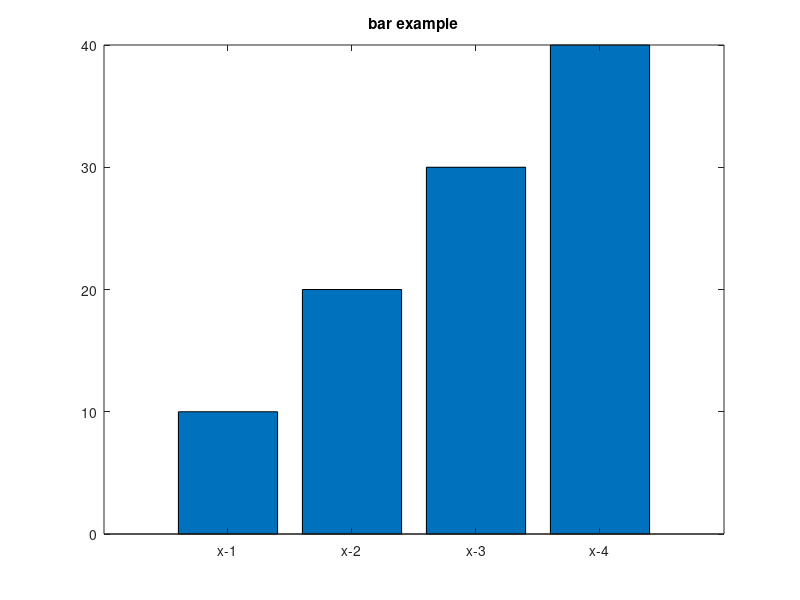

The MATLAB script that drew this image:
function p5_barGraph

	A = [10,20,30,40];
	bar(A);
	xticks(1:4);
	xticklabels({'x-1','x-2','x-3','x-4'});
	title('bar example');
end